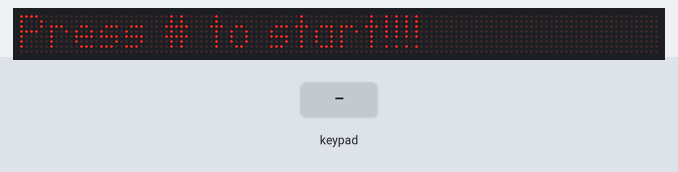
The sketch below on a simulated Arduino Uno, built with avr-gcc and run on an emulated ATmega328P. Parts: 128×8 LED matrix. The test bench sets the inputs (shaded band). Random numbers use the default seed unless the sketch sets one; what the sketch prints to the serial monitor is not drawn.

Above: at 0.1 s.
2.9 s: key '#' pressed
At 4.0 s:
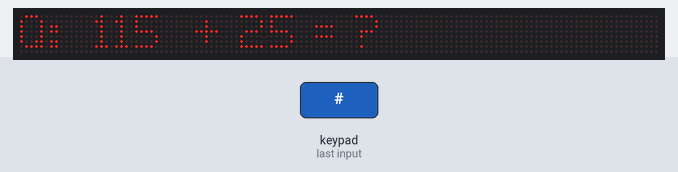
5.9 s: keypad keys 9 8 7 6 * pressed 0.4 s apart
At 8.1 s:
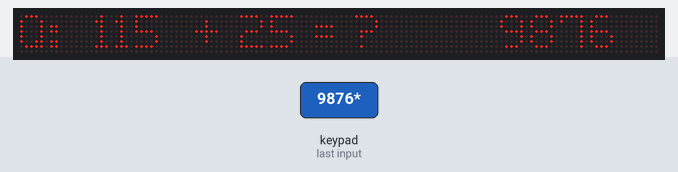
10.9 s: key '4' pressed
At 12.0 s:
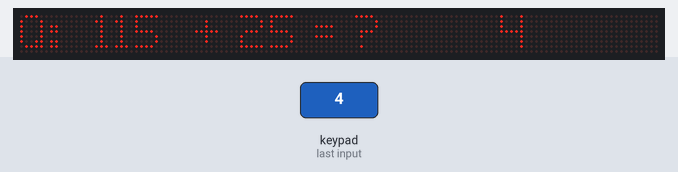
13.0 s: keypad keys 5 4 3 2 pressed 0.4 s apart
At 16.8 s:
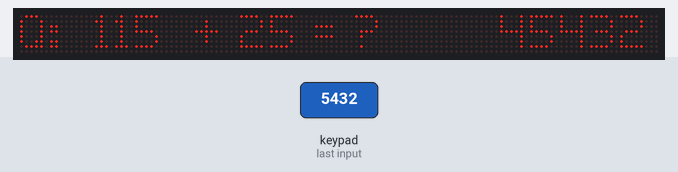
Timing chart, 0 to 17.1 s (numbered marks = the images above; inputs shaded):
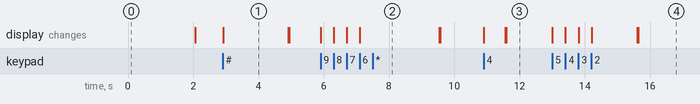

Measured:
- after the input at 2.9 s, the display: changes at once (image 1)
- after the input at 10.9 s, the display: changes at once (image 3)
- what the display in image 1 shows lasts 2.0 s, from 2.9 s to 4.9 s

The sketch:

Math_test_Zone_2.ino
```cpp
/*
 * Maths test program with 4x4 Matrix Keypad connected to Arduino
This code prints the key pressed on the keypad to the serial port*/


// include MD_Parola library for scrolling text on LED Matrix
#include <MD_Parola.h>
#include <MD_MAX72xx.h>
#include <SPI.h>

// To support 4x4 Keypad for input
#include <Keypad.h>


// Define the number of devices we have in the chain and the hardware interface
// NOTE: These pin numbers will probably not work with your hardware and may
// need to be adapted
#define MAX_DEVICES 16
#define MAX_ZONES 2
#define CLK_PIN   13
#define DATA_PIN  11
#define CS_PIN    10

// Setup parameters for MD_Parola
uint8_t scrollSpeed = 25;    // default frame delay value
textEffect_t scrollEffect = PA_PRINT;
textPosition_t scrollAlign = PA_LEFT;
uint16_t scrollPause = 2000; // in milliseconds

// Variables for Keypad
const byte numRows= 4; //number of rows on the keypad
const byte numCols= 4; //number of columns on the keypad

long first_no = 0;
long sec_no = 0;
long opr = 0;
int answer = 0;
bool four_Q = false;

char keymap[numRows][numCols]=
{
{'4', '8', '#', 'D'},
{'3', '7', '*', 'C'},
{'2', '6', '0', 'B'},
{'1', '5', '9', 'A'}
};
//Code that shows the the keypad connections to the arduino terminals
byte rowPins[numRows] = {9,8,7,6}; //Rows 0 to 3
byte colPins[numCols]= {5,4,3,2}; //Columns 0 to 3

//Buffer to collect input
char buf[11];
char temp_Q[60];
int i = 0;
int ready_out = 0;

//initializes an instance of the Keypad class
Keypad myKeypad= Keypad(makeKeymap(keymap), rowPins, colPins, numRows, numCols);

// HARDWARE SPI
MD_Parola P = MD_Parola(CS_PIN, MAX_DEVICES);
// SOFTWARE SPI
//MD_Parola P = MD_Parola(DATA_PIN, CLK_PIN, CS_PIN, MAX_DEVICES);

// Global message buffers shared by Serial and Scrolling functions
#define  BUF_SIZE  75
char curMessage[BUF_SIZE] = { "" };
char newMessage[BUF_SIZE] = { "Press # to start!!!!" };
bool newMessageAvailable = true;
bool to_zone = false;


//Generate Maths questions by using random generated no.
void question()
{
  randomSeed(analogRead(3) * millis());
  char temp[10];

  first_no = random(999);
  sec_no = random(first_no);
  opr = random(0, 999);

  //use newMessage to setup new question
  Serial.print("Question: ");
  strcpy(newMessage, "Q:  ");
  Serial.print(first_no);
  ltoa(first_no, temp, 10);
  strcat(newMessage, temp);
  switch (opr % 4)
  {
    case 0:
      Serial.print(" + ");
      strcat(newMessage, "  + ");
      answer = first_no + sec_no;
      break;
    case 1:
      Serial.print(" - ");
      strcat(newMessage, "  - ");
      answer = first_no - sec_no;
      break;
    case 2:
      Serial.print(" + ");
      strcat(newMessage, "  + ");
      answer = first_no + sec_no;
      break;
    case 3:
      Serial.print(" - ");
      strcat(newMessage, "  - ");
      answer = (long)(first_no - sec_no);
      break;
  }
  Serial.print(sec_no);
  ltoa(sec_no, temp, 10);
  strcat(newMessage, temp);
  Serial.println(" = ?");
  strcat(newMessage, " = ?");
  strcpy(temp_Q, newMessage);
  newMessageAvailable = true;
}

//Generate Maths questions by using random generated no.
void four_question()
{
  randomSeed(analogRead(3) * millis());
  char temp[10];

  first_no = random(99);
  sec_no = random(first_no);
  opr = random(0, 999);

  //use newMessage to setup new question
  Serial.print("Question: ");
  strcpy(newMessage, "Q:  ");
  Serial.print(first_no);
  ltoa(first_no, temp, 10);
  strcat(newMessage, temp);
  switch (opr % 4)
  {
    case 0:
      Serial.print(" + ");
      strcat(newMessage, "  +  ");
      answer = first_no + sec_no;
      break;
    case 1:
      Serial.print(" - ");
      strcat(newMessage, "  -  ");
      answer = first_no - sec_no;
      break;
    case 2:
      Serial.print(" x ");
      strcat(newMessage, "  x  ");
      answer = first_no * sec_no;
      break;
    case 3:
      Serial.print(" / ");
      strcat(newMessage, "  /  ");
      answer = (long)(first_no / sec_no);
      break;
  }
  Serial.print(sec_no);
  ltoa(sec_no, temp, 10);
  strcat(newMessage, temp);
  Serial.println(" = ?");
  strcat(newMessage, " = ?");
  strcpy(temp_Q, newMessage);
  newMessageAvailable = true;
}

void setup()
{
  Serial.begin(9600);
  Serial.print("\n[Parola Scrolling Display]\nType a message for the scrolling display\nEnd message line with a newline\n");

  P.begin(MAX_ZONES);

  P.setZone(0, 4, 15);
  P.setZone(1, 0, 3);
  P.setIntensity(0, 1);
  P.setIntensity(1, 1);

  P.displayClear(0);
  P.displayClear(1);


  P.displayZoneText(0, newMessage, scrollAlign, scrollSpeed, scrollPause, scrollEffect, scrollEffect);

  Serial.println("Press #/A to start");
  while (true)
  {
    if (P.displayAnimate())
    {
      if (P.getZoneStatus (0))
      {
        //P.displayReset(0);
        Serial.println("Setup Zone 0");

        P.displayZoneText(1, "", scrollAlign, scrollSpeed, scrollPause, scrollEffect, scrollEffect);
        Serial.println("Setup Zone 1");
        //P.write("");
        P.displayReset(1);
        break;
      }
    }


  }

  while (true)
  {
    char keyin = myKeypad.getKey();

    if (keyin == '#')
    {
      Serial.println("+ / - Q");
      question();
      four_Q = false;
      break;
    }
    else if (keyin == 'A')
    {
      Serial.println("+ - x /");
      four_question();
      four_Q = true;
      break;
    }
  }

}

//If key is pressed, this key is stored in 'keypressed' variable
//If key is not equal to 'NO_KEY', then this key is printed out
//if count=17, then count is reset back to 0 (this means no key is pressed during the whole keypad scan process
void loop()
{
  char keypressed = myKeypad.getKey();
  if (keypressed != NO_KEY)
  {
    if ((keypressed != '#') && (keypressed != 'A') && (keypressed != 'B') && (keypressed != 'C') && (keypressed != 'D'))
    {
      if (keypressed != '*')
      {
        Serial.print(keypressed);
        P.displayZoneText(1, buf, scrollAlign, scrollSpeed, scrollPause, scrollEffect, scrollEffect);
        P.displayReset(1);
        if (i < 9)
        {
          buf[i] = keypressed;
          i++;
        }
        else if (i == 9)
        {
          buf[i] = keypressed;
          buf[i+1] = '\n';
          ready_out = 1;
          i = 0;
        }
      }
      else
      {
        buf[i] = '\n';
        ready_out = 1;
        i = 0;
      }
    }
  }

  if (ready_out == 1)
  {
    //Serial.println(buf);
    if (answer == atol(buf))
    {
      Serial.println("\nCorrect!!!\nNext Question...\n");
      P.displayZoneText(1, "Correct!", scrollAlign, scrollSpeed, scrollPause, scrollEffect, scrollEffect);
//    P.write("Correct! Next Question!");
      P.displayReset(1);
      delay(2000);
      if (four_Q)
      {
        four_question();
      }
      else
      {
        question();
      }
    }
    else
    {
      Serial.println("\nYou're wrong!!!  Try again!!!");
      Serial.println(temp_Q);
      P.displayZoneText(1, "Wrong!", scrollAlign, scrollSpeed, scrollPause, scrollEffect, scrollEffect);
//      P.write("Wrong! Try again!");
      P.displayReset(1);
      delay(2000);
      strcpy(curMessage, temp_Q);
      newMessageAvailable = true;
    }
    ready_out = 0;
    for (int r = 0; r < 11; r++)
    {
      buf[r] = ' ';
      P.write("");
      P.displayReset();
    }
  }

  if (P.displayAnimate())
  {
    if (newMessageAvailable)
    {
      strcpy(curMessage, newMessage);
      P.displayZoneText(0, curMessage, scrollAlign, scrollSpeed, scrollPause, scrollEffect, scrollEffect);
      P.displayZoneText(1, "", scrollAlign, scrollSpeed, scrollPause, scrollEffect, scrollEffect);
      newMessageAvailable = false;
    }
    P.displayReset(0);
    P.displayReset(1);
  }

}
```
